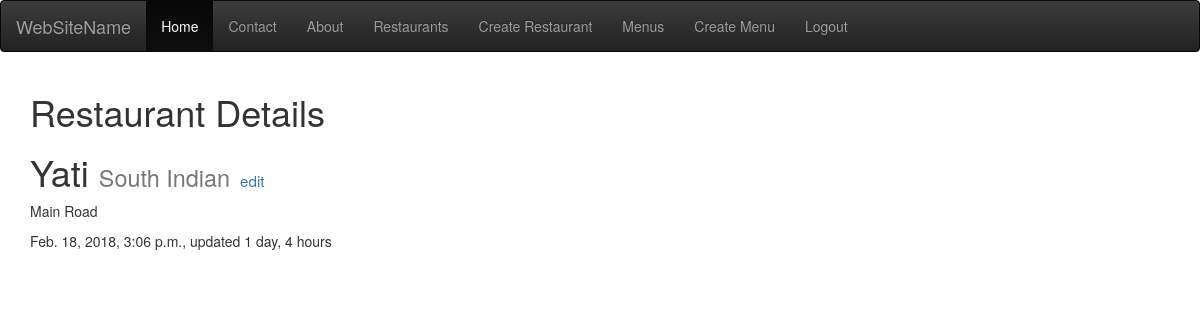
The page /restaurants/yati/ (signed in) on the database its author committed.
### restaurants/models.py (models this page shows, shortened)
class RestaurantLocation(models.Model):
    owner = models.ForeignKey(User)
    name = models.CharField(max_length=120)
    location = models.CharField(max_length=120, null=True, blank=True)
    category = models.CharField(max_length=120, null=True, blank=True)
    timestamp = models.DateTimeField(auto_now_add=True)
    updated = models.DateTimeField(auto_now=True)
    slug = models.SlugField(null=True, blank=True)
    objects = RestaurantLocationManager()
    def get_edit_url(self):
        return reverse('restaurants:edit', kwargs={'slug': self.slug})
    @property
    def title(self):
        return self.name

### restaurants/views.py (the view)
# urls.py: url(r'^(?P<slug>[\w-]+)/$', RestaurantDetailView.as_view(), name='detail'),
class RestaurantDetailView(DetailView):
    def get_queryset(self):
        return RestaurantLocation.objects.filter(owner=self.request.user)

### restaurants/models.py (called while the page is built)
    def get_queryset(self):
        return RestaurantLocationQuerySet(self.model, using=self._db)

### restaurants/templates/restaurants/restaurantlocation_detail.html (shortened to what this page needs)
{% extends 'base.html' %}
{% block content %}
    <h1>Restaurant Details</h1>
    <h1>{{ object.title }}
        <small>{{ object.category }}</small>
        <small>
            <small><a href="{{ object.get_edit_url }}">edit</a></small>
        </small>
    </h1>
    <p>{{ object.location }}</p>
    <p>{{ object.timestamp }}, updated {{ object.updated|timesince }}</p>
{% endblock content %}

### rows shown on the page
RestaurantLocation: title "Yati", category "South Indian", location "Main Road", timestamp "Feb. 18, 2018, 3:06 p.m.", updated "1 day, 4 hours"
